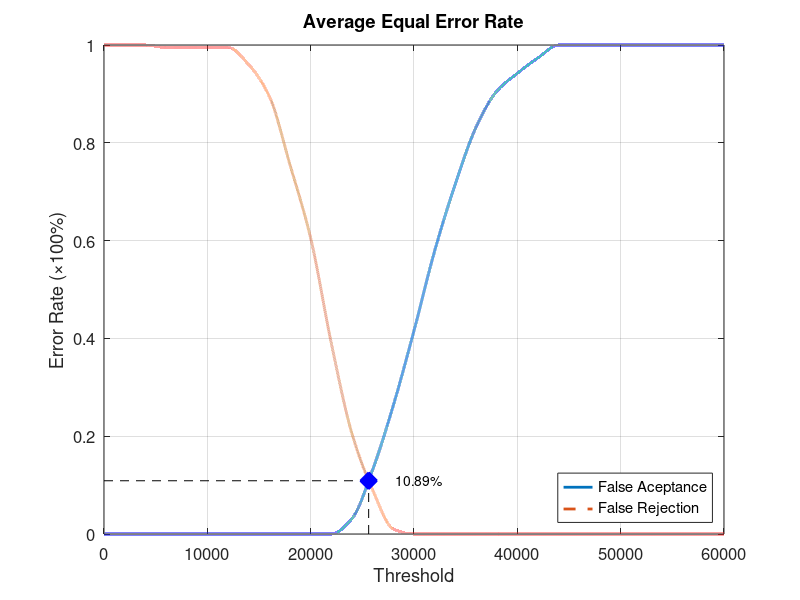
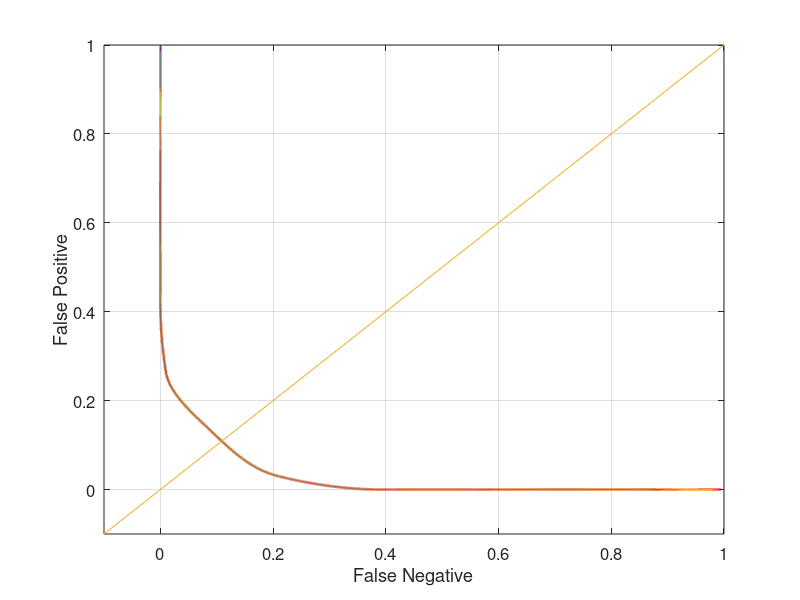

These figures' MATLAB source, in order:
function yEER = Database1_3
close all;
clear;
clc;
x = 0:2000:60000;
xq = 0:0.5:60000;

y0 = [0 0 0 0 0 0 0 0 0 0 0 0 0.0315789 0.131579 0.263158 0.415789 0.578947 0.715789 0.831579 0.905263 0.942105 0.973684 1 1 1 1 1 1 1 1 1];
yy0 = interp1(x, y0, xq, 'pchip');
y1 = [1 1 1 0.995 0.995 0.995 0.995 0.96 0.895 0.755 0.605 0.39 0.205 0.09 0.01 0 0 0 0 0 0 0 0 0 0 0 0 0 0 0 0];
yy1 = interp1(x, y1, xq, 'pchip');

% Calculating EER: 
y2 = abs(y0 - y1);
find(y2 == min(y2))
yy2 = abs(yy0 - yy1);
xEER = find(yy2 == min(yy2));
xEERIndex = xq(xEER) % X-axis EER
yEER = yy0(xEER) % Y-axis EER

main = figure
plot(xq, yy0,'-','LineWidth', 2);	hold on
plot(xq, yy1,'--','LineWidth', 2);	hold on
plot([xEERIndex xEERIndex], [0 yEER], 'k--');	hold on
plot([0 xEERIndex], [yEER yEER], 'k--');	hold on
plot(xEERIndex, yEER, 'bx', 'LineWidth', 10);	hold on
text(xEERIndex + 10 * xEERIndex / 100, yEER, [num2str(round((10000 * yEER)) / 100) '%'])
legend('False Aceptance', 'False Rejection', 'Location', 'SouthEast')
xlabel('Threshold')
ylabel('Error Rate (\times100%)')
title('Average Equal Error Rate')
set(gca, 'FontSize', 12)
axis([0 60000 0 1])
grid on

print(main, 'Database1_3Main', '-dpng');
FNRxFPR = figure('Color', [1 1 1]);
plot(yy1, yy0, '-', yy1, yy0, 'LineWidth', 2);
hold on
y = -0.1:0.1:1
plot(y, y); 
set(gca, 'FontSize', 12)
xlabel('False Negative')
ylabel('False Positive')
axis([-0.1 1 -0.1 1])
set(gca, 'FontSize', 12)
grid on

print(FNRxFPR, 'Database1_3FNRxFPR','-dpng');
end
